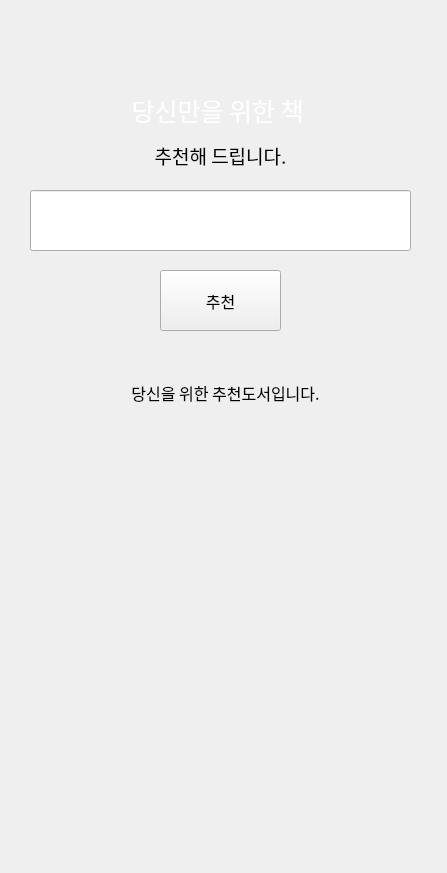
<?xml version="1.0" encoding="UTF-8"?>
<ui version="4.0">
 <class>Form</class>
 <widget class="QWidget" name="Form">
  <property name="geometry">
   <rect>
    <x>0</x>
    <y>0</y>
    <width>447</width>
    <height>873</height>
   </rect>
  </property>
  <property name="font">
   <font>
    <family>Bahnschrift Condensed</family>
   </font>
  </property>
  <property name="windowTitle">
   <string>S-Book</string>
  </property>
  <property name="windowIcon">
   <iconset>
    <normaloff>img/database-search-2797375_1280.png</normaloff>img/database-search-2797375_1280.png</iconset>
  </property>
  <widget class="QLineEdit" name="le_title">
   <property name="geometry">
    <rect>
     <x>30</x>
     <y>190</y>
     <width>381</width>
     <height>61</height>
    </rect>
   </property>
   <property name="font">
    <font>
     <family>나눔고딕 ExtraBold</family>
     <pointsize>12</pointsize>
    </font>
   </property>
   <property name="autoFillBackground">
    <bool>false</bool>
   </property>
   <property name="text">
    <string/>
   </property>
   <property name="alignment">
    <set>Qt::AlignLeading|Qt::AlignLeft|Qt::AlignVCenter</set>
   </property>
  </widget>
  <widget class="QLabel" name="lb_recommend">
   <property name="geometry">
    <rect>
     <x>30</x>
     <y>380</y>
     <width>391</width>
     <height>391</height>
    </rect>
   </property>
   <property name="font">
    <font>
     <family>나눔고딕 ExtraBold</family>
     <pointsize>12</pointsize>
    </font>
   </property>
   <property name="frameShape">
    <enum>QFrame::NoFrame</enum>
   </property>
   <property name="frameShadow">
    <enum>QFrame::Sunken</enum>
   </property>
   <property name="text">
    <string>당신을 위한 추천도서입니다.</string>
   </property>
   <property name="alignment">
    <set>Qt::AlignHCenter|Qt::AlignTop</set>
   </property>
   <property name="wordWrap">
    <bool>true</bool>
   </property>
   <property name="margin">
    <number>0</number>
   </property>
   <property name="indent">
    <number>1</number>
   </property>
  </widget>
  <widget class="QPushButton" name="btn_exec">
   <property name="geometry">
    <rect>
     <x>160</x>
     <y>270</y>
     <width>121</width>
     <height>61</height>
    </rect>
   </property>
   <property name="font">
    <font>
     <family>나눔고딕 ExtraBold</family>
     <pointsize>12</pointsize>
    </font>
   </property>
   <property name="autoFillBackground">
    <bool>true</bool>
   </property>
   <property name="text">
    <string>추천</string>
   </property>
   <property name="icon">
    <iconset>
     <normaloff>img/book-2028193_1280.png</normaloff>img/book-2028193_1280.png</iconset>
   </property>
   <property name="iconSize">
    <size>
     <width>30</width>
     <height>30</height>
    </size>
   </property>
  </widget>
  <widget class="QLabel" name="label_3">
   <property name="geometry">
    <rect>
     <x>110</x>
     <y>140</y>
     <width>221</width>
     <height>31</height>
    </rect>
   </property>
   <property name="font">
    <font>
     <family>나눔고딕 ExtraBold</family>
     <pointsize>14</pointsize>
    </font>
   </property>
   <property name="text">
    <string>추천해 드립니다.</string>
   </property>
   <property name="alignment">
    <set>Qt::AlignCenter</set>
   </property>
   <property name="wordWrap">
    <bool>false</bool>
   </property>
   <property name="margin">
    <number>0</number>
   </property>
  </widget>
  <widget class="QLabel" name="label_4">
   <property name="geometry">
    <rect>
     <x>-20</x>
     <y>0</y>
     <width>481</width>
     <height>871</height>
    </rect>
   </property>
   <property name="palette">
    <palette>
     <active>
      <colorrole role="WindowText">
       <brush brushstyle="SolidPattern">
        <color alpha="255">
         <red>0</red>
         <green>0</green>
         <blue>0</blue>
        </color>
       </brush>
      </colorrole>
      <colorrole role="Button">
       <brush brushstyle="SolidPattern">
        <color alpha="255">
         <red>255</red>
         <green>255</green>
         <blue>255</blue>
        </color>
       </brush>
      </colorrole>
      <colorrole role="Light">
       <brush brushstyle="SolidPattern">
        <color alpha="255">
         <red>255</red>
         <green>255</green>
         <blue>255</blue>
        </color>
       </brush>
      </colorrole>
      <colorrole role="Midlight">
       <brush brushstyle="SolidPattern">
        <color alpha="255">
         <red>255</red>
         <green>255</green>
         <blue>255</blue>
        </color>
       </brush>
      </colorrole>
      <colorrole role="Dark">
       <brush brushstyle="SolidPattern">
        <color alpha="255">
         <red>127</red>
         <green>127</green>
         <blue>127</blue>
        </color>
       </brush>
      </colorrole>
      <colorrole role="Mid">
       <brush brushstyle="SolidPattern">
        <color alpha="255">
         <red>170</red>
         <green>170</green>
         <blue>170</blue>
        </color>
       </brush>
      </colorrole>
      <colorrole role="Text">
       <brush brushstyle="SolidPattern">
        <color alpha="255">
         <red>0</red>
         <green>0</green>
         <blue>0</blue>
        </color>
       </brush>
      </colorrole>
      <colorrole role="BrightText">
       <brush brushstyle="SolidPattern">
        <color alpha="255">
         <red>255</red>
         <green>255</green>
         <blue>255</blue>
        </color>
       </brush>
      </colorrole>
      <colorrole role="ButtonText">
       <brush brushstyle="SolidPattern">
        <color alpha="255">
         <red>0</red>
         <green>0</green>
         <blue>0</blue>
        </color>
       </brush>
      </colorrole>
      <colorrole role="Base">
       <brush brushstyle="SolidPattern">
        <color alpha="255">
         <red>255</red>
         <green>255</green>
         <blue>255</blue>
        </color>
       </brush>
      </colorrole>
      <colorrole role="Window">
       <brush brushstyle="SolidPattern">
        <color alpha="255">
         <red>255</red>
         <green>255</green>
         <blue>255</blue>
        </color>
       </brush>
      </colorrole>
      <colorrole role="Shadow">
       <brush brushstyle="SolidPattern">
        <color alpha="255">
         <red>0</red>
         <green>0</green>
         <blue>0</blue>
        </color>
       </brush>
      </colorrole>
      <colorrole role="AlternateBase">
       <brush brushstyle="SolidPattern">
        <color alpha="255">
         <red>255</red>
         <green>255</green>
         <blue>255</blue>
        </color>
       </brush>
      </colorrole>
      <colorrole role="ToolTipBase">
       <brush brushstyle="SolidPattern">
        <color alpha="255">
         <red>255</red>
         <green>255</green>
         <blue>220</blue>
        </color>
       </brush>
      </colorrole>
      <colorrole role="ToolTipText">
       <brush brushstyle="SolidPattern">
        <color alpha="255">
         <red>0</red>
         <green>0</green>
         <blue>0</blue>
        </color>
       </brush>
      </colorrole>
     </active>
     <inactive>
      <colorrole role="WindowText">
       <brush brushstyle="SolidPattern">
        <color alpha="255">
         <red>0</red>
         <green>0</green>
         <blue>0</blue>
        </color>
       </brush>
      </colorrole>
      <colorrole role="Button">
       <brush brushstyle="SolidPattern">
        <color alpha="255">
         <red>255</red>
         <green>255</green>
         <blue>255</blue>
        </color>
       </brush>
      </colorrole>
      <colorrole role="Light">
       <brush brushstyle="SolidPattern">
        <color alpha="255">
         <red>255</red>
         <green>255</green>
         <blue>255</blue>
        </color>
       </brush>
      </colorrole>
      <colorrole role="Midlight">
       <brush brushstyle="SolidPattern">
        <color alpha="255">
         <red>255</red>
         <green>255</green>
         <blue>255</blue>
        </color>
       </brush>
      </colorrole>
      <colorrole role="Dark">
       <brush brushstyle="SolidPattern">
        <color alpha="255">
         <red>127</red>
         <green>127</green>
         <blue>127</blue>
        </color>
       </brush>
      </colorrole>
      <colorrole role="Mid">
       <brush brushstyle="SolidPattern">
        <color alpha="255">
         <red>170</red>
         <green>170</green>
         <blue>170</blue>
        </color>
       </brush>
      </colorrole>
      <colorrole role="Text">
       <brush brushstyle="SolidPattern">
        <color alpha="255">
         <red>0</red>
         <green>0</green>
         <blue>0</blue>
        </color>
       </brush>
      </colorrole>
      <colorrole role="BrightText">
       <brush brushstyle="SolidPattern">
        <color alpha="255">
         <red>255</red>
         <green>255</green>
         <blue>255</blue>
        </color>
       </brush>
      </colorrole>
      <colorrole role="ButtonText">
       <brush brushstyle="SolidPattern">
        <color alpha="255">
         <red>0</red>
         <green>0</green>
         <blue>0</blue>
        </color>
       </brush>
      </colorrole>
      <colorrole role="Base">
       <brush brushstyle="SolidPattern">
        <color alpha="255">
         <red>255</red>
         <green>255</green>
         <blue>255</blue>
        </color>
       </brush>
      </colorrole>
      <colorrole role="Window">
       <brush brushstyle="SolidPattern">
        <color alpha="255">
         <red>255</red>
         <green>255</green>
         <blue>255</blue>
        </color>
       </brush>
      </colorrole>
      <colorrole role="Shadow">
       <brush brushstyle="SolidPattern">
        <color alpha="255">
         <red>0</red>
         <green>0</green>
         <blue>0</blue>
        </color>
       </brush>
      </colorrole>
      <colorrole role="AlternateBase">
       <brush brushstyle="SolidPattern">
        <color alpha="255">
         <red>255</red>
         <green>255</green>
         <blue>255</blue>
        </color>
       </brush>
      </colorrole>
      <colorrole role="ToolTipBase">
       <brush brushstyle="SolidPattern">
        <color alpha="255">
         <red>255</red>
         <green>255</green>
         <blue>220</blue>
        </color>
       </brush>
      </colorrole>
      <colorrole role="ToolTipText">
       <brush brushstyle="SolidPattern">
        <color alpha="255">
         <red>0</red>
         <green>0</green>
         <blue>0</blue>
        </color>
       </brush>
      </colorrole>
     </inactive>
     <disabled>
      <colorrole role="WindowText">
       <brush brushstyle="SolidPattern">
        <color alpha="255">
         <red>127</red>
         <green>127</green>
         <blue>127</blue>
        </color>
       </brush>
      </colorrole>
      <colorrole role="Button">
       <brush brushstyle="SolidPattern">
        <color alpha="255">
         <red>255</red>
         <green>255</green>
         <blue>255</blue>
        </color>
       </brush>
      </colorrole>
      <colorrole role="Light">
       <brush brushstyle="SolidPattern">
        <color alpha="255">
         <red>255</red>
         <green>255</green>
         <blue>255</blue>
        </color>
       </brush>
      </colorrole>
      <colorrole role="Midlight">
       <brush brushstyle="SolidPattern">
        <color alpha="255">
         <red>255</red>
         <green>255</green>
         <blue>255</blue>
        </color>
       </brush>
      </colorrole>
      <colorrole role="Dark">
       <brush brushstyle="SolidPattern">
        <color alpha="255">
         <red>127</red>
         <green>127</green>
         <blue>127</blue>
        </color>
       </brush>
      </colorrole>
      <colorrole role="Mid">
       <brush brushstyle="SolidPattern">
        <color alpha="255">
         <red>170</red>
         <green>170</green>
         <blue>170</blue>
        </color>
       </brush>
      </colorrole>
      <colorrole role="Text">
       <brush brushstyle="SolidPattern">
        <color alpha="255">
         <red>127</red>
         <green>127</green>
         <blue>127</blue>
        </color>
       </brush>
      </colorrole>
      <colorrole role="BrightText">
       <brush brushstyle="SolidPattern">
        <color alpha="255">
         <red>255</red>
         <green>255</green>
         <blue>255</blue>
        </color>
       </brush>
      </colorrole>
      <colorrole role="ButtonText">
       <brush brushstyle="SolidPattern">
        <color alpha="255">
         <red>127</red>
         <green>127</green>
         <blue>127</blue>
        </color>
       </brush>
      </colorrole>
      <colorrole role="Base">
       <brush brushstyle="SolidPattern">
        <color alpha="255">
         <red>255</red>
         <green>255</green>
         <blue>255</blue>
        </color>
       </brush>
      </colorrole>
      <colorrole role="Window">
       <brush brushstyle="SolidPattern">
        <color alpha="255">
         <red>255</red>
         <green>255</green>
         <blue>255</blue>
        </color>
       </brush>
      </colorrole>
      <colorrole role="Shadow">
       <brush brushstyle="SolidPattern">
        <color alpha="255">
         <red>0</red>
         <green>0</green>
         <blue>0</blue>
        </color>
       </brush>
      </colorrole>
      <colorrole role="AlternateBase">
       <brush brushstyle="SolidPattern">
        <color alpha="255">
         <red>255</red>
         <green>255</green>
         <blue>255</blue>
        </color>
       </brush>
      </colorrole>
      <colorrole role="ToolTipBase">
       <brush brushstyle="SolidPattern">
        <color alpha="255">
         <red>255</red>
         <green>255</green>
         <blue>220</blue>
        </color>
       </brush>
      </colorrole>
      <colorrole role="ToolTipText">
       <brush brushstyle="SolidPattern">
        <color alpha="255">
         <red>0</red>
         <green>0</green>
         <blue>0</blue>
        </color>
       </brush>
      </colorrole>
     </disabled>
    </palette>
   </property>
   <property name="font">
    <font>
     <family>나눔고딕 ExtraBold</family>
     <pointsize>18</pointsize>
     <weight>75</weight>
     <bold>true</bold>
    </font>
   </property>
   <property name="lineWidth">
    <number>1</number>
   </property>
   <property name="midLineWidth">
    <number>0</number>
   </property>
   <property name="text">
    <string/>
   </property>
   <property name="pixmap">
    <pixmap>img/smartphone-4076145_1280.png</pixmap>
   </property>
   <property name="scaledContents">
    <bool>true</bool>
   </property>
  </widget>
  <widget class="QLabel" name="label">
   <property name="geometry">
    <rect>
     <x>360</x>
     <y>200</y>
     <width>41</width>
     <height>41</height>
    </rect>
   </property>
   <property name="text">
    <string/>
   </property>
   <property name="pixmap">
    <pixmap>img/database-search-2797375_1280.png</pixmap>
   </property>
   <property name="scaledContents">
    <bool>true</bool>
   </property>
  </widget>
  <widget class="QLabel" name="label_2">
   <property name="geometry">
    <rect>
     <x>100</x>
     <y>80</y>
     <width>241</width>
     <height>61</height>
    </rect>
   </property>
   <property name="palette">
    <palette>
     <active>
      <colorrole role="WindowText">
       <brush brushstyle="SolidPattern">
        <color alpha="255">
         <red>255</red>
         <green>255</green>
         <blue>255</blue>
        </color>
       </brush>
      </colorrole>
      <colorrole role="Text">
       <brush brushstyle="SolidPattern">
        <color alpha="255">
         <red>255</red>
         <green>255</green>
         <blue>255</blue>
        </color>
       </brush>
      </colorrole>
     </active>
     <inactive>
      <colorrole role="WindowText">
       <brush brushstyle="SolidPattern">
        <color alpha="255">
         <red>255</red>
         <green>255</green>
         <blue>255</blue>
        </color>
       </brush>
      </colorrole>
      <colorrole role="Text">
       <brush brushstyle="SolidPattern">
        <color alpha="255">
         <red>255</red>
         <green>255</green>
         <blue>255</blue>
        </color>
       </brush>
      </colorrole>
     </inactive>
     <disabled>
      <colorrole role="WindowText">
       <brush brushstyle="SolidPattern">
        <color alpha="255">
         <red>120</red>
         <green>120</green>
         <blue>120</blue>
        </color>
       </brush>
      </colorrole>
      <colorrole role="Text">
       <brush brushstyle="SolidPattern">
        <color alpha="255">
         <red>120</red>
         <green>120</green>
         <blue>120</blue>
        </color>
       </brush>
      </colorrole>
     </disabled>
    </palette>
   </property>
   <property name="font">
    <font>
     <family>나눔고딕 ExtraBold</family>
     <pointsize>19</pointsize>
    </font>
   </property>
   <property name="text">
    <string>당신만을 위한 책 </string>
   </property>
   <property name="alignment">
    <set>Qt::AlignCenter</set>
   </property>
  </widget>
  <zorder>label_4</zorder>
  <zorder>le_title</zorder>
  <zorder>lb_recommend</zorder>
  <zorder>btn_exec</zorder>
  <zorder>label_3</zorder>
  <zorder>label</zorder>
  <zorder>label_2</zorder>
 </widget>
 <resources/>
 <connections/>
</ui>
